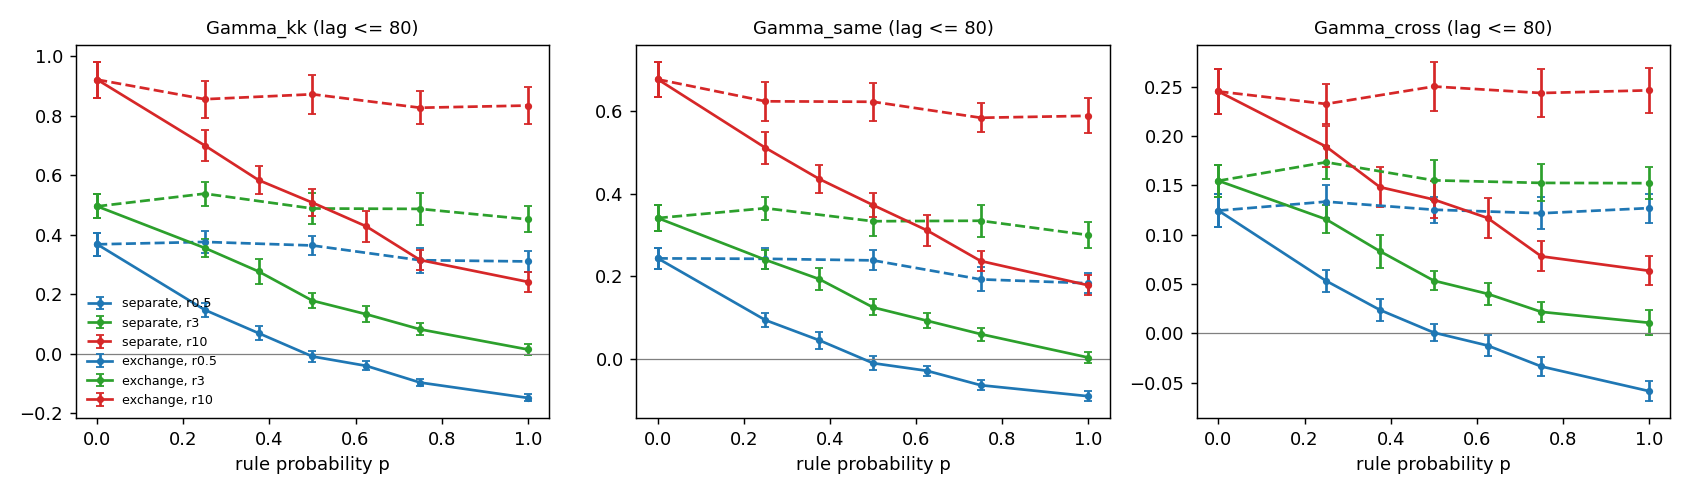

Recreate this plot in Python.
"""
stage5b_scan.py -- SFIT Part V Stage 5B: local crossing rules and the integrated over-strand persistence.
Substrate only (no carrier); descriptive scan. Crossing rules from stage5_core.py:
  "separate"  recrossing suppression: after a crossing the pair moves apart in x (bounce-through).
  "exchange"  transverse exchange: after a crossing the over-strand heads down and the under-strand up.
Each rule is applied with probability p per crossing; p = 0 is Part I exactly.

QUESTION. Can a local, exchangeable, braid-preserving crossing rule drive gamma_GK to zero, and if so, is the
zero robust (the same rule parameter works across r = gamma_rt / K) or tuned (it moves with r)?

GRID. r in {0.5, 3, 10} (K = 0.1, dt = 0.02, kappa = 0). Baseline p = 0 once per r.
      separate: p in {0.25, 0.5, 0.75, 1}.  exchange: p in {0.25, 0.375, 0.5, 0.625, 0.75, 1}.
      1000 independent runs per point (~4e5 crossings), 50 groups.
MEASURED per point (definitions as Stage 5a; every row at ONE lag cutoff):
  Gamma_same, Gamma_cross, Gamma_kk at lags 40 / 80 (primary) / 160, block-variance Gamma_kk (block 200),
  gamma_GK = 1.5 Gamma_kk, theta = 1 / (1 + 3 Gamma_kk), lag-1 C_same and C_cross;
  braid structure kept: crossings per unit time, P(next crossing is the same pair), q_bar (same-pair y-order
  flip probability between consecutive crossings), E[s s'] for consecutive same-pair crossings (= -(1-2 q_bar)).
ZERO CROSSING. For each rule and r, p* is the first p at which the piecewise-linear curve Gamma_kk(80)(p)
reaches zero from above; its band is [first zero of the lower 99% curve, first zero of the upper 99% curve]. "Robust" would mean the p* intervals
at the three r overlap; otherwise the zero is a tuning that moves with r. Stated before running.
NOTE. A short exploratory probe (300 runs, before this script) indicated: "separate" changes gamma_GK little;
"exchange" lowers it strongly and at r = 0.5 crosses zero near p = 0.5, with negative values (theta > 1) at
p = 1; at r = 10 it stays positive even at p = 1. This scan measures that properly.
Outputs: stage5b_scan.json, stage5b_scan.pdf/.png. Usage: python stage5b_scan.py [--quick] [--hash]
"""
import sys, json, math, hashlib, pathlib, time
import numpy as np
import stage5_core as S5

QUICK = "--quick" in sys.argv
K = 0.1
RS = {"r0.5": (0.05, 0.057), "r3": (0.3, 0.16), "r10": (1.0, 0.30)}       # gamma_rt, crossings per unit time
RULES = {"separate": [0.25, 0.5, 0.75, 1.0], "exchange": [0.25, 0.375, 0.5, 0.625, 0.75, 1.0]}
R = 150 if QUICK else 1000
TARGET = 2e4 if QUICK else 4e5
NG = 10 if QUICK else 50
LMAX = 160
CUTS = (40, 80, 160)
BLOCK = 200
SEED = 20261801
Z99 = 2.5758
PA = np.array([0, 0, 1]); PB = np.array([1, 2, 2])


def sha(p):
    return hashlib.sha256(pathlib.Path(p).read_bytes()).hexdigest()


def analyse(runs, T):
    ns = np.zeros((NG, LMAX)); nc = np.zeros((NG, LMAX)); den = np.zeros((NG, LMAX)); blk = []
    ncr = 0; same_next = 0; pairs = 0; flips = 0; tot = 0
    for r, (p, s, u, t) in enumerate(runs):
        p = p.astype(int); u = u.astype(float); n = p.size; g = r % NG; ncr += n
        if n < 2:
            continue
        same_next += int((p[1:] == p[:-1]).sum()); pairs += n - 1
        for q in range(3):
            j = np.flatnonzero(p == q); uu = u[j[1:]] * u[j[:-1]]; flips += int((uu < 0).sum()); tot += uu.size
        W = np.zeros((n, 3)); i = np.arange(n); W[i, PA[p]] = u; W[i, PB[p]] = -u
        for l in range(1, min(LMAX, n - 1) + 1):
            prod = (W[:-l] * W[l:]).sum(1); sm = p[:-l] == p[l:]
            ns[g, l - 1] += prod[sm].sum(); nc[g, l - 1] += prod[~sm].sum(); den[g, l - 1] += 3 * (n - l)
        if n >= BLOCK:
            m = n // BLOCK; B = W[:m * BLOCK].reshape(m, BLOCK, 3).sum(1); blk.append((B ** 2).mean(1))
    sup = (den > 0).all(0); Ls = int(np.argmin(sup)) if not sup.all() else LMAX
    Cs = ns[:, :Ls] / den[:, :Ls]; Cc = nc[:, :Ls] / den[:, :Ls]; G = NG
    out = dict(lags=Ls, crossings=ncr, rate=ncr / (len(runs) * T), p_next_same=same_next / max(pairs, 1),
               qbar=flips / max(tot, 1), Ess_same=-(1 - 2 * flips / max(tot, 1)),
               C1_same=float(Cs[:, 0].mean()), C1_cross=float(Cc[:, 0].mean()), cut={})
    for L in CUTS:
        if L > Ls:
            continue
        a = Cs[:, :L].sum(1); b = Cc[:, :L].sum(1); c = a + b
        f = lambda v: [float(v.mean()), float(v.std(ddof=1) / math.sqrt(G))]
        out["cut"][str(L)] = dict(same=f(a), cross=f(b), total=f(c), theta=1 / (1 + 3 * float(c.mean())))
    if blk:
        v = np.concatenate(blk) / BLOCK; out["block"] = [float((v.mean() - 2 / 3) / 2), float(v.std(ddof=1) / math.sqrt(v.size) / 2)]
    return out


def main():
    here = pathlib.Path(__file__).resolve(); digest = sha(here)
    if "--hash" in sys.argv:
        print(f"stage5b_scan.py {digest}\nstage5_core.py  {sha(here.with_name('stage5_core.py'))}\nstage3_core.py  {sha(here.with_name('stage3_core.py'))}"); return
    t0 = time.time(); bar = "=" * 118
    print(bar); print(f"Part V Stage 5B: crossing rules and over-strand persistence {'(QUICK)' if QUICK else ''}\nscript sha256 {digest}\n"
                      f"stage5_core sha256 {sha(here.with_name('stage5_core.py'))}"); print(bar)
    pts = [(rn, None, 0.0) for rn in RS] + [(rn, rule, p) for rule, ps in RULES.items() for rn in RS for p in ps]
    ss = np.random.SeedSequence(SEED).spawn(len(pts)); res = {}
    print(f"\n{'r':5s} {'rule':9s} {'p':>6} {'rate':>6} {'P(same next)':>12} {'q_bar':>6} {'Gamma_same(80)':>17} {'Gamma_cross(80)':>17}"
          f" {'Gamma_kk(80)':>17} {'theta':>6} {'block':>16} {'lag-1 s/c':>14}")
    for i, (rn, rule, p) in enumerate(pts):
        g, rate = RS[rn]; T = TARGET / (R * rate)
        runs = S5.events(np.random.default_rng(ss[i]), R, T, g, rule, p, K=K)
        a = analyse(runs, T); a.update(r=rn, gamma_rt=g, rule=rule or "none", p=p); key = f"{rn}_{rule or 'none'}_{p}"; res[key] = a
        c = a["cut"]["80"]; blk = a.get("block", [float("nan")] * 2)
        print(f"{rn:5s} {str(rule or 'none'):9s} {p:6.3f} {a['rate']:6.3f} {a['p_next_same']:12.3f} {a['qbar']:6.3f}"
              f" {c['same'][0]:+8.4f}+-{c['same'][1]:.4f} {c['cross'][0]:+8.4f}+-{c['cross'][1]:.4f} {c['total'][0]:+8.4f}+-{c['total'][1]:.4f}"
              f" {c['theta']:6.3f} {blk[0]:+8.4f}+-{blk[1]:.4f} {a['C1_same']:+.3f}/{a['C1_cross']:+.3f}  [{time.time() - t0:.0f} s]", flush=True)
    print("\nCutoff check (Gamma_kk at lags 40 / 80 / 160):")
    for k, a in res.items():
        print(f"   {k:22s} " + "  ".join(f"{L}: {v['total'][0]:+.4f}+-{v['total'][1]:.4f}" for L, v in a["cut"].items()))
    print("\nZero crossings of Gamma_kk(80):")
    zeros = {}
    for rule, ps in RULES.items():
        for rn in RS:
            seq = [(0.0, res[f"{rn}_none_0.0"])] + [(p, res[f"{rn}_{rule}_{p}"]) for p in ps]
            P = [q for q, _ in seq]
            Y = [a_["cut"]["80"]["total"][0] for _, a_ in seq]; E = [Z99 * a_["cut"]["80"]["total"][1] for _, a_ in seq]

            def cross(v):                      # first p at which the piecewise-linear curve v(p) reaches 0 from above
                for k in range(len(v) - 1):
                    if v[k] > 0 >= v[k + 1]:
                        return P[k] + (P[k + 1] - P[k]) * v[k] / (v[k] - v[k + 1])
                return None
            pc = cross(Y)
            found = None
            if pc is not None:
                lo = cross([y - e for y, e in zip(Y, E)]); hi = cross([y + e for y, e in zip(Y, E)])
                found = dict(p_star=pc, interval=[lo if lo is not None else 0.0, hi])   # hi None: beyond the scanned range
            zeros[f"{rule}_{rn}"] = found
            print(f"   {rule:9s} {rn:5s}: " + (f"p* = {found['p_star']:.3f}, 99% band [{found['interval'][0]:.3f}, "
                                                + (f"{found['interval'][1]:.3f}]" if found['interval'][1] is not None else f"> {ps[-1]}]")
                                                if found else f"no sign change for p <= {ps[-1]} (Gamma_kk(80) at p = {ps[-1]}: "
                                                f"{seq[-1][1]['cut']['80']['total'][0]:+.4f})"))
        iv = [zeros[f"{rule}_{rn}"]["interval"] for rn in RS if zeros[f"{rule}_{rn}"]]
        if len(iv) == len(RS):
            robust = max(a for a, b in iv) <= min((b if b is not None else 9.0) for a, b in iv)
            print(f"   {rule}: zero {'ROBUST (intervals overlap across r)' if robust else 'TUNED (p* moves with r)'}")
        else:
            print(f"   {rule}: zero not reached at every r in the scanned range -> not robust within this rule family")
    stem = "stage5b_scan_quick" if QUICK else "stage5b_scan"
    json.dump(dict(script_sha256=digest, quick=QUICK, points=res, zeros=zeros), open(here.with_name(stem + ".json"), "w"), default=float)
    try:
        import matplotlib; matplotlib.use("Agg"); import matplotlib.pyplot as plt
        fig, ax = plt.subplots(1, 3, figsize=(13, 3.8))
        for j, (comp, lab) in enumerate((("total", "Gamma_kk"), ("same", "Gamma_same"), ("cross", "Gamma_cross"))):
            for rule, ls in (("separate", "--"), ("exchange", "-")):
                for rn, col in zip(RS, ("#1f77b4", "#2ca02c", "#d62728")):
                    ps = [0.0] + RULES[rule]; ks = [f"{rn}_none_0.0"] + [f"{rn}_{rule}_{p}" for p in RULES[rule]]
                    y = [res[k]["cut"]["80"][comp][0] for k in ks]; e = [Z99 * res[k]["cut"]["80"][comp][1] for k in ks]
                    ax[j].errorbar(ps, y, yerr=e, ls=ls, marker="o", ms=3, color=col, capsize=2, label=f"{rule}, {rn}" if j == 0 else None)
            ax[j].axhline(0, color="0.5", lw=0.7); ax[j].set_xlabel("rule probability p"); ax[j].set_title(f"{lab} (lag <= 80)", fontsize=10)
        ax[0].legend(fontsize=7, frameon=False); fig.tight_layout()
        fig.savefig(here.with_name(stem + ".pdf")); fig.savefig(here.with_name(stem + ".png"), dpi=130)
        print(f"\nFigure: {stem}.pdf / .png")
    except Exception as e:
        print(f"\n(figure skipped: {e})")
    print(f"Wall time {time.time() - t0:.0f} s")


if __name__ == "__main__":
    main()
